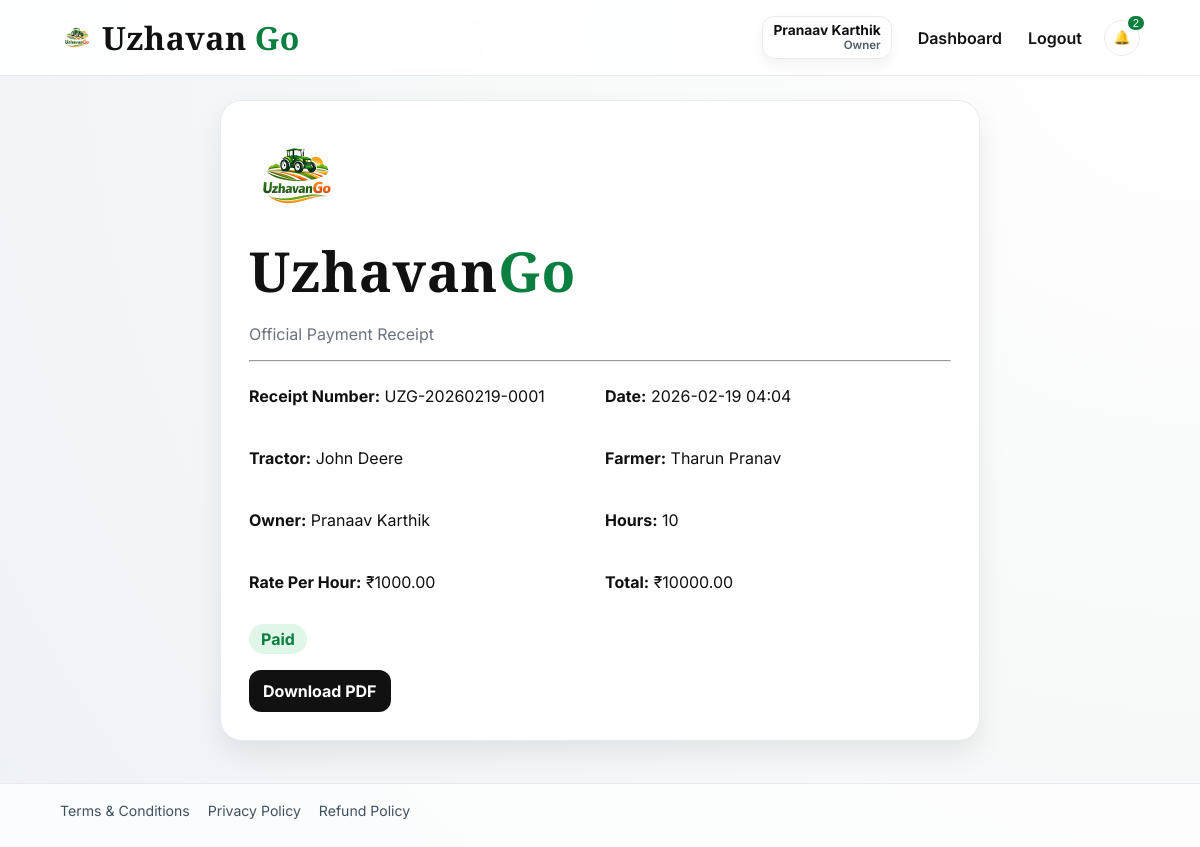
Screenshot of /receipt/UZG-20260219-0001 (signed in) with the database file from the repository.
### app/models/user.py (models this page shows)
class User(UserMixin, TimestampMixin, db.Model):
    __tablename__ = "users"
    id = db.Column(PKType, primary_key=True, autoincrement=True)
    full_name = db.Column(db.String(120), nullable=False)
    email = db.Column(db.String(255), nullable=False, unique=True, index=True)
    phone = db.Column(db.String(10), nullable=False, index=True, default="")
    password_hash = db.Column(db.String(255), nullable=False)
    role = db.Column(db.String(24), nullable=False, index=True)
    is_verified_owner = db.Column(db.Boolean, nullable=False, default=False, index=True)
    is_active_user = db.Column(db.Boolean, nullable=False, default=True)
    last_login = db.Column(db.DateTime(timezone=True), nullable=True, index=True)
    tractors = db.relationship("Tractor", back_populates="owner", lazy="dynamic")
    bookings = db.relationship("Booking", back_populates="farmer", lazy="dynamic", foreign_keys="Booking.farmer_id")
    owner_bookings = db.relationship("Booking", back_populates="owner", lazy="dynamic", foreign_keys="Booking.owner_id")
    notifications = db.relationship("Notification", back_populates="user", lazy="dynamic")
    earnings = db.relationship("OwnerEarning", back_populates="owner", lazy="dynamic")
    sent_messages = db.relationship(
        "ChatMessage",
        back_populates="sender",
        lazy="dynamic",
        foreign_keys="ChatMessage.sender_id",
    )

### app/models/payment.py (models this page shows)
class Payment(TimestampMixin, db.Model):
    __tablename__ = "payments"
    id = db.Column(PKType, primary_key=True, autoincrement=True)
    booking_id = db.Column(PKType, db.ForeignKey("bookings.id", ondelete="CASCADE"), nullable=False, unique=True, index=True)
    receipt_number = db.Column(db.String(32), nullable=False, unique=True, index=True)
    amount = db.Column(db.Numeric(12, 2), nullable=False)
    farmer_id = db.Column(PKType, db.ForeignKey("users.id", ondelete="CASCADE"), nullable=False, index=True)
    owner_id = db.Column(PKType, db.ForeignKey("users.id", ondelete="CASCADE"), nullable=False, index=True)
    payment_status = db.Column(db.String(24), nullable=False, default="paid", index=True)
    booking = db.relationship("Booking", back_populates="payment")

### app/models/tractor.py (models this page shows)
class Tractor(TimestampMixin, db.Model):
    __tablename__ = "tractors"
    id = db.Column(PKType, primary_key=True, autoincrement=True)
    owner_id = db.Column(PKType, db.ForeignKey("users.id", ondelete="CASCADE"), nullable=False, index=True)
    title = db.Column(db.String(140), nullable=False)
    description = db.Column(db.Text, nullable=True)
    price_per_hour = db.Column(db.Numeric(10, 2), nullable=False)
    image_path = db.Column(db.String(500), nullable=True)
    latitude = db.Column(db.Numeric(10, 7), nullable=True)
    longitude = db.Column(db.Numeric(10, 7), nullable=True)
    location_label = db.Column(db.String(255), nullable=True)
    pincode = db.Column(db.String(6), nullable=False, index=True, default="")
    village = db.Column(db.String(120), nullable=True)
    district = db.Column(db.String(120), nullable=True)
    equipment_type = db.Column(db.String(24), nullable=False, default="Tractor", index=True)
    availability_status = db.Column(db.String(24), nullable=False, default="available", index=True)
    is_available = db.Column(db.Boolean, nullable=False, default=True, index=True)
    rating_avg = db.Column(db.Numeric(3, 2), nullable=False, default=0)
    average_rating = db.Column(db.Numeric(3, 2), nullable=False, default=0)
    rating_count = db.Column(db.Integer, nullable=False, default=0)
    owner = db.relationship("User", back_populates="tractors")
    bookings = db.relationship("Booking", back_populates="tractor", lazy="dynamic")
    reviews = db.relationship("Review", back_populates="tractor", lazy="dynamic")
    __table_args__ = (
        db.Index("ix_tractors_owner_available", "owner_id", "is_available"),
        db.Index("ix_tractors_created_at", "created_at"),
        db.Index("ix_tractors_pincode", "pincode"),
    )

### app/models/booking.py (models this page shows)
class Booking(TimestampMixin, db.Model):
    __tablename__ = "bookings"
    id = db.Column(PKType, primary_key=True, autoincrement=True)
    tractor_id = db.Column(PKType, db.ForeignKey("tractors.id", ondelete="CASCADE"), nullable=False, index=True)
    farmer_id = db.Column(PKType, db.ForeignKey("users.id", ondelete="CASCADE"), nullable=False, index=True)
    owner_id = db.Column(PKType, db.ForeignKey("users.id", ondelete="CASCADE"), nullable=False, index=True)
    status = db.Column(db.String(24), nullable=False, default="pending", index=True)
    start_time = db.Column(db.DateTime(timezone=True), nullable=False)
    end_time = db.Column(db.DateTime(timezone=True), nullable=False)
    hours = db.Column(db.Integer, nullable=False)
    quoted_price_per_hour = db.Column(db.Numeric(10, 2), nullable=False)
    total_amount = db.Column(db.Numeric(12, 2), nullable=False)
    total_base_price = db.Column(db.Numeric(12, 2), nullable=False, default=0)
    total_addon_price = db.Column(db.Numeric(12, 2), nullable=False, default=0)
    grand_total = db.Column(db.Numeric(12, 2), nullable=False, default=0)
    surge_multiplier = db.Column(db.Numeric(5, 2), nullable=False, default=1)
    commission_pct = db.Column(db.Numeric(5, 2), nullable=False, default=10)
    commission_amount = db.Column(db.Numeric(12, 2), nullable=False, default=0)
    owner_payout_amount = db.Column(db.Numeric(12, 2), nullable=False, default=0)
    accepted_at = db.Column(db.DateTime(timezone=True), nullable=True)
    en_route_at = db.Column(db.DateTime(timezone=True), nullable=True)
    started_at = db.Column(db.DateTime(timezone=True), nullable=True)
    completed_at = db.Column(db.DateTime(timezone=True), nullable=True)
    farmer_confirmed_at = db.Column(db.DateTime(timezone=True), nullable=True)
    completion_confirmed_hours = db.Column(db.Integer, nullable=True)
    cancelled_at = db.Column(db.DateTime(timezone=True), nullable=True)
    paid_at = db.Column(db.DateTime(timezone=True), nullable=True)
    farmer_note = db.Column(db.Text, nullable=True)
    owner_note = db.Column(db.Text, nullable=True)
    tractor = db.relationship("Tractor", back_populates="bookings")
    farmer = db.relationship("User", back_populates="bookings", foreign_keys=[farmer_id])
    owner = db.relationship("User", back_populates="owner_bookings", foreign_keys=[owner_id])
    payment = db.relationship("Payment", back_populates="booking", uselist=False)
    addons = db.relationship("BookingAddon", back_populates="booking", lazy="dynamic", cascade="all, delete-orphan")
    __table_args__ = (
        db.Index("ix_bookings_farmer_status", "farmer_id", "status"),
        db.Index("ix_bookings_tractor_status", "tractor_id", "status"),
        db.CheckConstraint("hours > 0", name="ck_booking_hours_positive"),
    )

### app/routes/web/receipt.py (the view)
@web_receipt_bp.get("/receipt/<receipt_number>")
@login_required
def receipt_page(receipt_number):
    payment = (
        Payment.query.filter_by(receipt_number=receipt_number)
        .join(Payment.booking)
        .first_or_404()
    )
    booking = payment.booking
    tractor = booking.tractor
    owner = tractor.owner
    farmer = booking.farmer
    if current_user.role not in {"admin"} and current_user.id not in {payment.farmer_id, payment.owner_id}:
        return render_template("error.html", message="Forbidden"), 403
    pdf_error = None
    if request.args.get("format") == "pdf":
        try:
            return _pdf_receipt_response(payment, booking, tractor, owner.full_name, farmer.full_name)
        except ModuleNotFoundError:
            pdf_error = "PDF export is unavailable: install reportlab in your environment."
    return render_template(
        "receipt.html",
        payment=payment,
        booking=booking,
        tractor=tractor,
        owner_name=owner.full_name,
        farmer_name=farmer.full_name,
        pdf_error=pdf_error,
    )

### app/__init__.py (called while the page is built)
@login_manager.user_loader
def load_user(user_id):
    return User.query.get(int(user_id))

### app/services/notification_service.py (called while the page is built)
    @staticmethod
    def unread_count(user_id):
        return Notification.query.filter_by(user_id=user_id, is_read=False).count()

    @staticmethod
    def latest_for_user(user_id, limit=10):
        return (
            Notification.query.filter_by(user_id=user_id, is_read=False)
            .order_by(Notification.created_at.desc())
            .limit(limit)
            .all()
        )

### templates/receipt.html (shortened to what this page needs)
{% extends 'base.html' %}
{% block content %}
<section class="receipt-wrap">
    <article class="receipt-card">
        <img
            src="{{ url_for('static', filename='images/uzhavango-logo-192.png') }}"
            alt="UzhavanGo Logo"
            class="receipt-logo"
            onerror="this.style.display='none';"
        />
        <h1 class="hero-signature"><span class="brand-black">Uzhavan</span><span class="brand-green">Go</span></h1>
        <p class="muted">Official Payment Receipt</p>
        <hr />
        <div class="receipt-grid">
            <p><strong>Receipt Number:</strong> {{ payment.receipt_number }}</p>
            <p><strong>Date:</strong> {{ payment.created_at.strftime('%Y-%m-%d %H:%M') }}</p>
            <p><strong>Tractor:</strong> {{ tractor.title }}</p>
            <p><strong>Farmer:</strong> {{ farmer_name }}</p>
            <p><strong>Owner:</strong> {{ owner_name }}</p>
            <p><strong>Hours:</strong> {{ booking.hours }}</p>
            <p><strong>Rate Per Hour:</strong> ₹{{ booking.quoted_price_per_hour }}</p>
            <p><strong>Total:</strong> ₹{{ payment.amount }}</p>
        </div>
        <p><span class="paid-badge">Paid</span></p>
        <div class="inline-actions">
            <a class="btn black" href="{{ url_for('web_receipt.receipt_page', receipt_number=payment.receipt_number, format='pdf') }}">Download PDF</a>
        </div>
    </article>
</section>
{% endblock %}

### templates/base.html (shortened to what this page needs)
<!DOCTYPE html>
<html lang="en">
<head>
    <link rel="stylesheet" href="{{ url_for('static', filename='css/styles.css') }}" />
</head>
<body>
<header class="topbar">
    <a href="{{ url_for('web_auth.landing') }}" class="brand signature-brand">
        <img
            src="{{ url_for('static', filename='images/uzhavango-logo-64.png') }}"
            alt="UzhavanGo"
            class="brand-logo"
            onerror="this.style.display='none';"
        />
        <span class="brand-black">Uzhavan</span><span class="brand-green">Go</span>
    </a>
    <nav>
        {% if current_user.is_authenticated %}
            <span class="user-chip" title="Logged in user">
                <strong>{{ current_user.full_name }}</strong>
                <small>{{ current_user.role|title }}</small>
            </span>
            <a href="{{ url_for('web_dashboard.dashboard') }}">Dashboard</a>
            <a href="{{ url_for('web_auth.logout') }}">Logout</a>
            <div class="notification-menu-wrap">
                <button class="icon-btn" id="notifBellBtn" type="button">
                    🔔
                    {% if global_unread_count > 0 %}
                        <span class="notif-badge">{{ global_unread_count }}</span>
                    {% endif %}
                </button>
            </div>
        {% else %}
            <a href="{{ url_for('web_auth.login') }}">Login</a>
            <a href="{{ url_for('web_auth.register') }}">Register</a>
        {% endif %}
    </nav>
</header>
<main class="page">
    {% block content %}{% endblock %}
</main>
<footer class="site-footer">
    <a href="{{ url_for('web_auth.terms_page') }}">Terms &amp; Conditions</a>
    <a href="{{ url_for('web_auth.privacy_page') }}">Privacy Policy</a>
    <a href="{{ url_for('web_auth.refund_page') }}">Refund Policy</a>
</footer>
</body>
</html>

### static/css/styles.css (style rules this page uses)
:root { --bg: #F8FAF9; --card: #fff; --ink: #111111; --muted: #6b7280; --line: #e7ebf0; --green: #1E7F3F; --accent: #F59E0B; --radius: 16px; --shadow: 0 12px 28px rgba(0, 0, 0, 0.08); }
* { box-sizing: border-box; }
body { margin: 0; font-family: "Inter", "Poppins", sans-serif; color: var(--ink); background: radial-gradient(circle at top right, #ffffff 0%, var(--bg) 45%, #edf2f8 100%); }
.site-footer { border-top: 1px solid var(--line); padding: 18px 5vw 28px; display: flex; gap: 18px; flex-wrap: wrap; background: rgba(255, 255, 255, 0.75); }
.site-footer a { color: #3f5160; text-decoration: none; font-size: 0.88rem; }
.topbar { display: flex; justify-content: space-between; align-items: center; padding: 16px 5vw; border-bottom: 1px solid var(--line); position: sticky; top: 0; backdrop-filter: blur(8px); background: rgba(255, 255, 255, 0.86); }
.brand { text-decoration: none; color: var(--ink); font-weight: 800; font-size: 1.2rem; }
.signature-brand { font-family: "Playfair Display", serif; letter-spacing: 0.5px; font-size: 2rem; display: inline-flex; align-items: center; gap: 8px; }
.hero-signature { font-family: "Playfair Display", serif; font-size: clamp(2.2rem, 4.6vw, 4rem); letter-spacing: 0.8px; margin: 8px 0; }
.brand-black { color: #111; }
.brand-green { color: #0A7F3F; }
.brand-logo { width: 34px; height: 34px; object-fit: contain; border-radius: 50%; }
.receipt-logo { width: 96px; height: 96px; object-fit: contain; display: block; margin-bottom: 6px; }
nav a { text-decoration: none; color: var(--ink); margin-left: 16px; font-weight: 600; }
.topbar nav { display: flex; align-items: center; gap: 10px; }
.user-chip { display: inline-flex; flex-direction: column; align-items: flex-end; justify-content: center; padding: 6px 10px; border: 1px solid var(--line); border-radius: 12px; background: #fff; box-shadow: 0 6px 14px rgba(0, 0, 0, 0.05); line-height: 1.15; }
.user-chip strong { font-size: 0.86rem; max-width: 220px; overflow: hidden; text-overflow: ellipsis; white-space: nowrap; }
.user-chip small { color: #4b5d6b; font-size: 0.72rem; font-weight: 600; }
.icon-btn { background: #fff; border: 1px solid var(--line); border-radius: 999px; width: 36px; height: 36px; margin-left: 12px; cursor: pointer; position: relative; }
.notif-badge { position: absolute; top: -5px; right: -5px; background: #0A7F3F; color: #fff; border-radius: 999px; padding: 1px 5px; font-size: 0.7rem; }
.notification-menu-wrap { position: relative; display: inline-flex; align-items: center; }
.page { padding: 24px 5vw 42px; }
.btn { border-radius: 12px; border: 1px solid transparent; padding: 10px 13px; font-weight: 700; text-decoration: none; display: inline-block; cursor: pointer; }
.btn.black { background: #111; color: #fff; }
.inline-actions { display: flex; gap: 8px; margin-top: 8px; }
.muted { color: var(--muted); }
.receipt-wrap { display: grid; place-items: center; }
.receipt-card { width: min(760px, 100%); background: #fff; border-radius: 22px; border: 1px solid var(--line); box-shadow: var(--shadow); padding: 28px; }
.receipt-grid { display: grid; grid-template-columns: 1fr 1fr; gap: 10px; }
.paid-badge { display: inline-block; background: #dff6e9; color: #0A7F3F; border-radius: 999px; padding: 5px 12px; font-weight: 700; }

### rows the page displays
User: full_name "Pranaav Karthik", role "Owner"
Payment: receipt_number "UZG-20260219-0001", created_at "2026-02-19 04:04", amount "10000.00"
Tractor: title "John Deere"
User: full_name "Tharun Pranav"
Booking: hours "10", quoted_price_per_hour "1000.00"

### other values shown
{{ global_unread_count }} "2"
